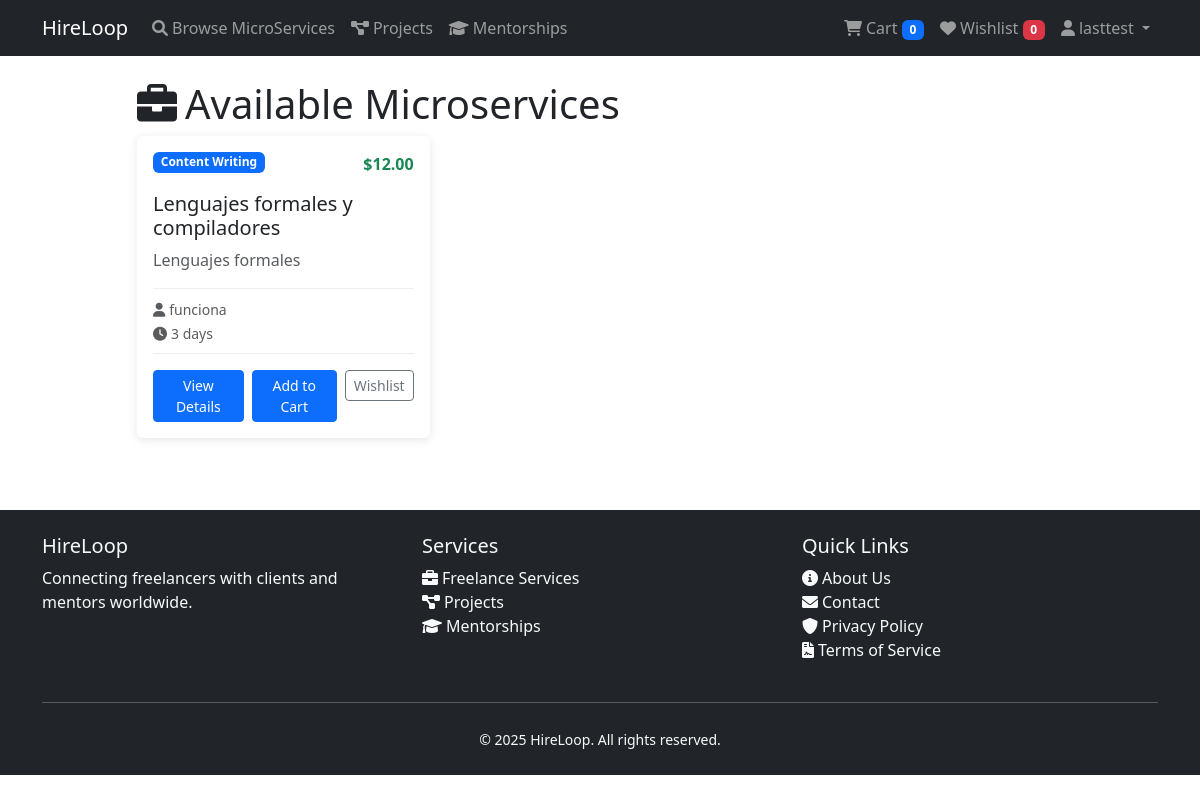
Page /microservices/ (signed in) on the committed database.
### core/models.py (models this page shows, shortened)
class User(AbstractUser):
    id = models.UUIDField(primary_key=True, default=uuid.uuid4, editable=False)
    email = models.EmailField(unique=True)
    profile_image = models.ImageField(
        upload_to='profiles/',
        blank=True,
        null=True,
        help_text="Upload a profile image",
    )
    USERNAME_FIELD = 'username'
    REQUIRED_FIELDS = ['email']

class FreelancerProfile(models.Model):
    id = models.UUIDField(primary_key=True, default=uuid.uuid4, editable=False)
    user = models.OneToOneField(User, on_delete=models.CASCADE, related_name='freelancer_profile')
    bio = models.TextField(max_length=500, blank=True)
    skills = models.CharField(
        max_length=500,
        blank=True,
        help_text="Enter skills separated by commas",
        verbose_name="Skills"
    )
    created_at = models.DateTimeField(auto_now_add=True)
    updated_at = models.DateTimeField(auto_now=True)

### microservices/models.py (models this page shows, shortened)
class MicroService(models.Model):
    id = models.UUIDField(primary_key=True, default=uuid.uuid4, editable=False)
    freelancer = models.ForeignKey(
        FreelancerProfile,
        on_delete=models.CASCADE,
        related_name="microservices"
    )
    category = models.ForeignKey(
        Category,
        on_delete=models.CASCADE,
        related_name="microservices"
    )
    title = models.CharField(max_length=255)
    description = models.TextField()
    price = models.DecimalField(max_digits=10, decimal_places=2, default=Decimal("0.00"))
    delivery_time = models.PositiveIntegerField(help_text="Delivery time in days")
    is_active = models.BooleanField(default=True)
    created_at = models.DateTimeField(auto_now_add=True)
    updated_at = models.DateTimeField(auto_now=True)
    class Meta:
        ordering = ['-created_at']

class Category(models.Model):
    id = models.UUIDField(primary_key=True, default=uuid.uuid4, editable=False)
    name = models.CharField(max_length=100, unique=True)
    slug = models.SlugField(unique=True)
    def __str__(self):
        return self.name

### microservices/views/views.py (the view)
# urls.py: path('', MicroServiceListView.as_view(), name='microservices_list'),
class MicroServiceListView(ListView):
    model = MicroService
    template_name = 'microservices/microservices_list.html'
    context_object_name = 'microservices'
    service = MicroServiceService()
    def get_queryset(self):
        return self.service.list_active_microservices()

### core/context_processors.py (called while the page is built)
def user_profile_type(request):
    user_types = []
    if request.user.is_authenticated:
        if hasattr(request.user, 'freelancer_profile'):
            user_types.append('freelancer')
        if hasattr(request.user, 'client_profile'):
            user_types.append('client')
    return {'user_type': user_types}

def cart_and_wishlist_counts(request):
    cart_count = 0
    wishlist_count = 0
    if request.user.is_authenticated:
        cart_count = CartItem.objects.filter(user=request.user).aggregate(
            total=Sum('quantity')
        )['total'] or 0
        wishlist_count = WishlistItem.objects.filter(user=request.user).count()
    return {
        'cart_count': cart_count,
        'wishlist_count': wishlist_count,
    }

### core/templatetags/content_type_tags.py (called while the page is built)
@register.filter
def content_type_id(obj):
    return ContentType.objects.get_for_model(obj).id

### microservices/repositories/microservices_repository.py (called while the page is built)
    def list_active(self) -> List[MicroService]:
        return MicroService.objects.filter(is_active=True).select_related('freelancer', 'freelancer__user', 'category')

### microservices/services/microservices_service.py (called while the page is built)
    def list_active_microservices(self) -> List[MicroService]:
        return self.repository.list_active()

### microservices/templates/microservices/microservices_list.html (shortened to what this page needs)
{% extends "base.html" %}
{% load static %}
{% load content_type_tags %}
{% block content %}
<div class="container mt-4">
    <div class="row justify-content-center">
        <div class="col-lg-10">
            <h1><i class="fas fa-briefcase me-2"></i>Available Microservices</h1>
            <div class="row">
                {% for microservice in microservices %}
                <div class="col-lg-4 col-md-6 mb-4">
                    <div class="card h-100 service-card">
                        <div class="card-body d-flex flex-column">
                            <div class="d-flex justify-content-between align-items-start mb-3">
                                <span class="badge bg-primary">{{ microservice.category|default:"General" }}</span>
                                <span class="text-success fw-bold">${{ microservice.price }}</span>
                            </div>
                            <h5 class="card-title">{{ microservice.title }}</h5>
                            <p class="card-text text-muted flex-grow-1">{{ microservice.description|truncatewords:20 }}
                            </p>
                            <div class="service-meta mb-3">
                                <small class="text-muted">
                                    <i class="fas fa-user me-1"></i>{{ microservice.freelancer.user.get_full_name|default:microservice.freelancer.user.username }}
                                </small>
                                <br>
                                <small class="text-muted">
                                    <i class="fas fa-clock me-1"></i>{{ microservice.delivery_time }} day{{ microservice.delivery_time|pluralize }}
                                </small>
                            </div>
                            <div class="d-flex gap-2 mt-auto">
                                <a href="" class="btn btn-sm btn-primary">View Details</a>
                                {% if user.is_authenticated %}
                                {% if microservice.freelancer.user == user %}
                                <a href="{% url 'microservices:microservices_update' microservice.id %}" class="btn btn-sm btn-warning">Edit</a>
                                <a href="{% url 'microservices:microservices_delete' microservice.id %}"
                                    class="btn btn-sm btn-danger">Delete</a>
                                {% elif "client" in user_type %}
                                <form method="post" action="{% url 'cart:add_to_cart' %}" class="flex-fill">
                                    <button type="submit" class="btn btn-sm btn-primary w-100">
                                        Add to Cart
                                    </button>
                                </form>
                                <form method="post" action="{% url 'cart:add_to_wishlist' %}" class="flex-fill">
                                    <button type="submit" class="btn btn-sm btn-outline-secondary w-100">
                                        Wishlist
                                    </button>
                                </form>
                                {% endif %}
                                {% endif %}
                            </div>
                        </div>
                    </div>
                </div>
                {% endfor %}
            </div>
        </div>
    </div>
</div>
{% endblock %}

### templates/base.html (shortened to what this page needs)
<!DOCTYPE html>
<html lang="en">
<head>
    <link href="https://cdn.jsdelivr.net/npm/bootstrap@5.3.0/dist/css/bootstrap.min.css" rel="stylesheet">
    <link href="https://cdnjs.cloudflare.com/ajax/libs/font-awesome/6.0.0/css/all.min.css" rel="stylesheet">
</head>
<body>
    <nav class="navbar navbar-expand-lg navbar-dark bg-dark">
        <div class="container">
            <a class="navbar-brand" href="">HireLoop</a>
            <div class="collapse navbar-collapse" id="navbarNav">
                <ul class="navbar-nav me-auto">
                    <li class="nav-item">
                        <a class="nav-link" href="{% url 'microservices:microservices_list' %}">
                            <i class="fas fa-search me-1"></i>Browse MicroServices
                        </a>
                    </li>
                    <li class="nav-item">
                        <a class="nav-link" href="{% url 'projects:projects_list' %}">
                            <i class="fas fa-project-diagram me-1"></i>Projects
                        </a>
                    </li>
                    <li class="nav-item">
                        <a class="nav-link" href="{% url 'mentorship_session:session_list' %}">
                            <i class="fas fa-graduation-cap me-1"></i>Mentorships
                        </a>
                    </li>
                </ul>
                <ul class="navbar-nav">
                    {% if user.is_authenticated %}
                    <li class="nav-item">
                        <a class="nav-link" href="{% url 'cart:cart_list' %}">
                            <i class="fas fa-shopping-cart me-1"></i>Cart
                            <span class="badge bg-primary">{{ cart_count|default:0 }}</span>
                        </a>
                    </li>
                    <li class="nav-item">
                        <a class="nav-link" href="{% url 'cart:wishlist_list' %}">
                            <i class="fas fa-heart me-1"></i>Wishlist
                            <span class="badge bg-danger">{{ wishlist_count|default:0 }}</span>
                        </a>
                    </li>
                    <li class="nav-item dropdown">
                        <a class="nav-link dropdown-toggle" href="#" id="navbarDropdown" role="button"
                            data-bs-toggle="dropdown" aria-expanded="false">
                            <i class="fas fa-user me-1"></i>{{ user.username }}
                        </a>
                    </li>
                    {% endif %}
                </ul>
            </div>
        </div>
    </nav>
    <main>
        {% block content %}
        {% endblock %}
    </main>
    <footer class="bg-dark text-light mt-5 py-4">
        <div class="container">
            <div class="row">
                <div class="col-md-4">
                    <h5>HireLoop</h5>
                    <p>Connecting freelancers with clients and mentors worldwide.</p>
                </div>
                <div class="col-md-4">
                    <h5>Services</h5>
                    <ul class="list-unstyled">
                        <li><a href="" class="text-light text-decoration-none">
                                <i class="fas fa-briefcase me-1"></i>Freelance Services
                            </a></li>
                        <li><a href="" class="text-light text-decoration-none">
                                <i class="fas fa-project-diagram me-1"></i>Projects
                            </a></li>
                        <li><a href="" class="text-light text-decoration-none">
                                <i class="fas fa-graduation-cap me-1"></i>Mentorships
                            </a></li>
                    </ul>
                </div>
                <div class="col-md-4">
                    <h5>Quick Links</h5>
                    <ul class="list-unstyled">
                        <li><a href="#" class="text-light text-decoration-none">
                                <i class="fas fa-info-circle me-1"></i>About Us
                            </a></li>
                        <li><a href="#" class="text-light text-decoration-none">
                                <i class="fas fa-envelope me-1"></i>Contact
                            </a></li>
                        <li><a href="#" class="text-light text-decoration-none">
                                <i class="fas fa-shield-alt me-1"></i>Privacy Policy
                            </a></li>
                        <li><a href="#" class="text-light text-decoration-none">
                                <i class="fas fa-file-contract me-1"></i>Terms of Service
                            </a></li>
                    </ul>
                </div>
            </div>
            <hr class="my-4">
            <div class="text-center">
                <small>&copy; {% now "Y" %} HireLoop. All rights reserved.</small>
            </div>
        </div>
    </footer>
</body>
</html>

### microservices/templates/microservices/microservices_list.html (style rules this page uses)
.service-card { transition: transform 0.2s ease-in-out, box-shadow 0.2s ease-in-out; border: none; box-shadow: 0 2px 10px rgba(0, 0, 0, 0.1); }
.service-meta { border-top: 1px solid #eee; border-bottom: 1px solid #eee; padding: 0.5rem 0; }

### rows in the picture
User: username "lasttest"
MicroService: category "Content Writing", price "12.00", title "Lenguajes formales y compiladores", description "Lenguajes formales", freelancer.user.get_full_name "funciona", delivery_time "3"

### other values in the picture
{{ cart_count|default:0 }} "0"
{{ wishlist_count|default:0 }} "0"
